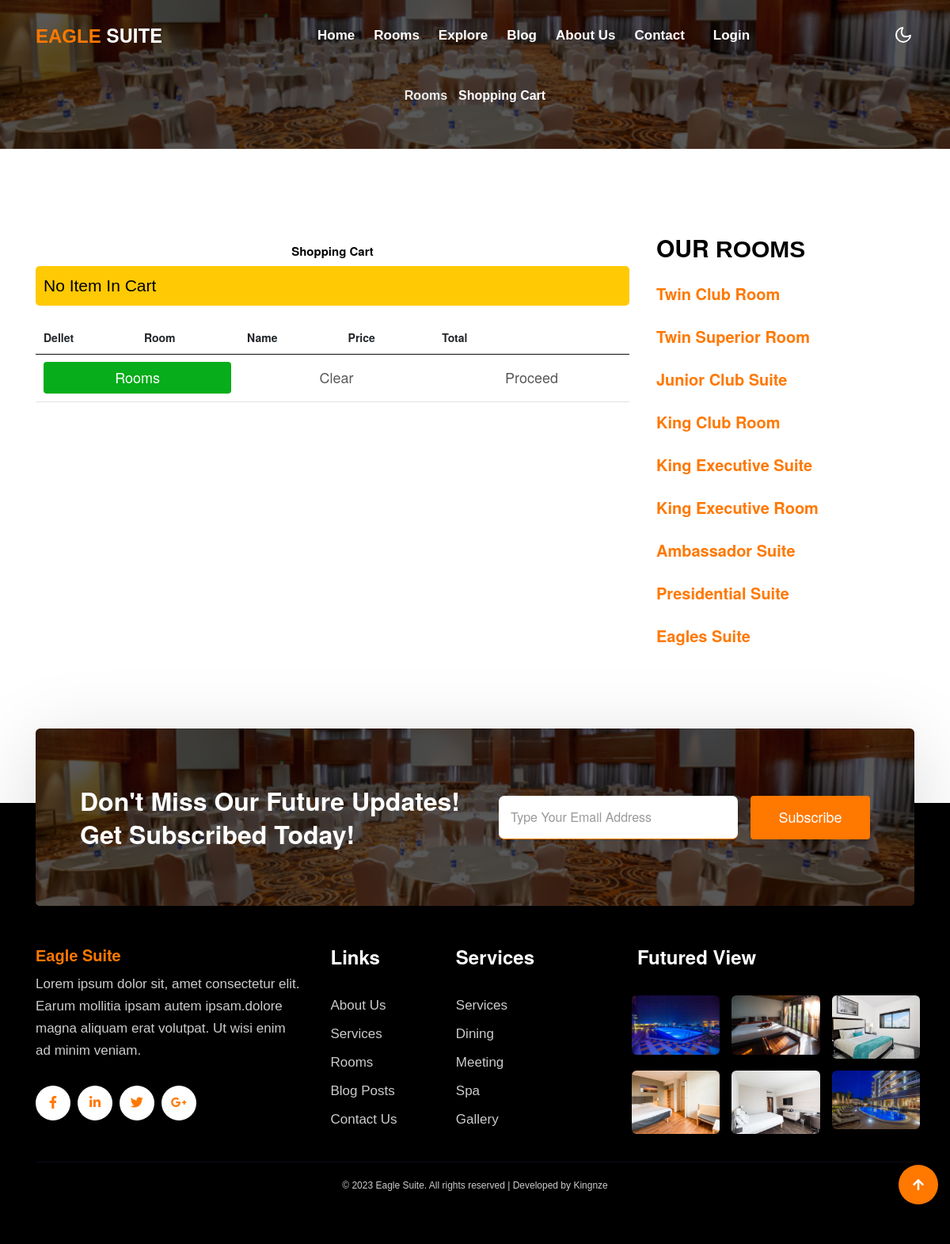
The page /myCart/ on the database its author committed.
### eagles/models.py (models this page shows, shortened)
class Room(models.Model):
    title = models.CharField(max_length=100,blank=True,null=True)
    price = models.PositiveIntegerField(null=True,blank=True)
    discount_price = models.PositiveIntegerField(null=True,blank=True)
    guests = models.CharField(max_length=50,blank=True)
    bed = models.CharField(max_length=50,blank=True)
    car_rent = models.CharField(max_length=50,blank=True,null=True)
    roomimg = models.ImageField()
    roomimg1 = models.ImageField(blank=True)
    roomtmg2 = models.ImageField(blank=True)
    roomtmg3 = models.ImageField(blank=True)
    view_count = models.PositiveIntegerField(default=0,blank=True,null=True)
    description = models.TextField(blank=True)
    isbooked = models.BooleanField(default=False)
    class Meta:
        db_table = 'room'
        managed = True
        verbose_name = 'rooms'
        verbose_name_plural = 'rooms'

### eagles/views.py (the view)
# urls.py: path('myCart/',views.myCart,name='myCart'),
def myCart(request):
    rooms = Room.objects.all()
    cart_id = request.session.get('cart_id', None)
    if cart_id:
        cart = Cart.objects.get(id=cart_id)
        if request.user.is_authenticated and request.user.customer:
            cart.customer = request.user.customer
            cart.save()
    else:
        cart = None
    context = {
        'cart':cart,
        'rooms':rooms
    }
    return render(request, 'eagles/mycart.html',context)

### templates/eagles/mycart.html (shortened to what this page needs)
{% extends "base.html" %}
{% load static %}
{% load humanize %}
{% block content %}
<div class="inner-banner py-2">
    <section class="w3l-breadcrumb text-left py-sm-5 ">
        <div class="container">
            <div class="w3breadcrumb-gids">
                <div class="w3breadcrumb-right mt-5 mb-3">
                    <ul class="breadcrumbs-custom-path mt-5">
                        <li><a href="{% url 'rooms' %}">Rooms</a></li>
                        <li class="active">Shopping Cart</li>
                    </ul>
                </div>
            </div>
        </div>
    </section>
</div>
<br>
<section  class="kinging-mag-main">
    <br><br>
	<div  class="mag-content-inf py-5">
		<div class="container">
			<div  class="blog-inner-grids py-md-4 row">
				<div class="mag-content-left-hny col-lg-8">
                    <section id="product" class="py-4">
                        <div style="padding-right: 4px; padding-left: 4px;" class="container p-0">
                            <div class="row">
                                <div class="col-md-8">
                                <h4 class=" text-center mb-3">Shopping Cart</h4>
                                <table class="table table-hover">
                                <thead>
                                    <tr>
                                        <th>Dellet</th>
                                        <th >Room</th>
                                        <th>Name</th>
                                        <th>Price</th>
                                        <th>Total</th>
                                    </tr>
                                </thead>
                                <tbody>
                                    {% if cart %}
                                    {% for item in cart.cartroom_set.all %}
                                    <tr>
                                        <td>
                                            <a href="{% url 'manageCart' item.id %}?action=rmv "><i style="color: #07ad1a!important;" class="fa fa-trash"></i></a>
                                        </td>
                                        <td>
                                            <img src="{{ item.room.roomimg.url }}" width="100" alt="" class="img-fluid">
                                        </td>
                                        <td style="color: var(--heading-color);">{{item.room.title}}</td>
                                        <td style="color: var(--heading-color);" >&#8358; {{item.rate | intcomma}}</td>
                                        <td style="color: var(--heading-color);"><strong> &#8358; {{item.subtotal | intcomma}}</strong></td>
                                    </tr>
                                    {% endfor %}
                                    <tr>
                                        <td >
                                            <a href="{% url 'manageCart' item.id %}?action=inc "><i style="color: #07ad1a!important;" class="fa fa-plus-circle"></i></a>
                                            <span style="color: var(--heading-color);" class="border border-dark p-1 m-2">
                                                {{item.quantity}}
                                            </span>
                                            <a href="{% url 'manageCart' item.id %}?action=dcr "><i style="color: #07ad1a!important;" class="fa fa-minus-circle"></i></a>
                                        </td>
                                        <th colspan="6">
                                        <h2 style="color: white;">Total : &#8358; {{cart.total | intcomma}}</h2>
                                        </th>
                                    </tr>
                                    {% else %}
                                        <tr>
                                            <p class="lead bg-danger text-white p-3">No Item In Cart</p>
                                        </tr>
                                    {% endif %}
                                    <tr>
                                        <td colspan="2">
                                        <div class="d-grid">
                                            <a style="background-color: #07ad1a!important; color: white!important;" href="{% url 'rooms' %}" class="btn btn-outline-success">
                                                Rooms
                                            </a>
                                        </div>
                                        </td>
                                        <td colspan="2">
                                        <div class="d-grid">
                                            {% if cart.cartroom_set.all %}
                                            <a style="background-color: #07ad1a!important; color: white!important;" href="{% url 'emptyCart' %}" class="btn btn-outline-success">
                                                Clear
                                            </a>
                                            {% else %}
                                            <button style=" color: var(--heading-color)!important;" type="button" disabled class="btn btn-outline-success">
                                                Clear
                                            </button>
                                            {% endif %}
                                        </div>
                                        </td>
                                        <td colspan="3">
                                        <div class="d-grid">
                                            {% if cart.cartroom_set.all %}
                                            <a style="background-color: #07ad1a!important; color: white!important;" href="{% url 'bookings' %}" class="btn btn-outline-success">
                                                Proceed
                                            </a>
                                            {% else %}
                                            <button style=" color: var(--heading-color)!important;" type="button" disabled class="btn btn-outline-success">
                                                Proceed
                                            </button>
                                            {% endif %}
                                        </div>
                                        </td>
                                    </tr>
                                </tbody>
                                </table>
                                <br>
                        </div>
                            </div>
                        </div>
                    </section>
			    </div>
				<div class="mag-content-right-hny col-lg-4">
					<aside>
						<div class="side-bar-hny-recent mb-5">
							<h4 class="mag-side-title">Our <span>Rooms</span></h4>
							<div class="mag-small-post dont-miss-grids-inf">
								<div class="maghny-gd-1">
									{% if rooms %}
							        {% for item in rooms %}
									<h5><a href="{% url 'room' item.id %}">{{item.title}}</a></h5>
									<br>
									{% endfor %}
									{% endif %}
								</div>
							</div>
						</div>
					</aside>
				</div>
			</div>
		</div>
	</div>
</section>
{% endblock content %}

### rows shown on the page
Room: title "Twin Club Room"
Room: title "Twin Superior Room"
Room: title "Junior Club Suite"
Room: title "King Club Room"
Room: title "King Executive Suite"
Room: title "King Executive Room"
Room: title "Ambassador Suite"
Room: title "Presidential Suite"
Room: title "Eagles Suite"
